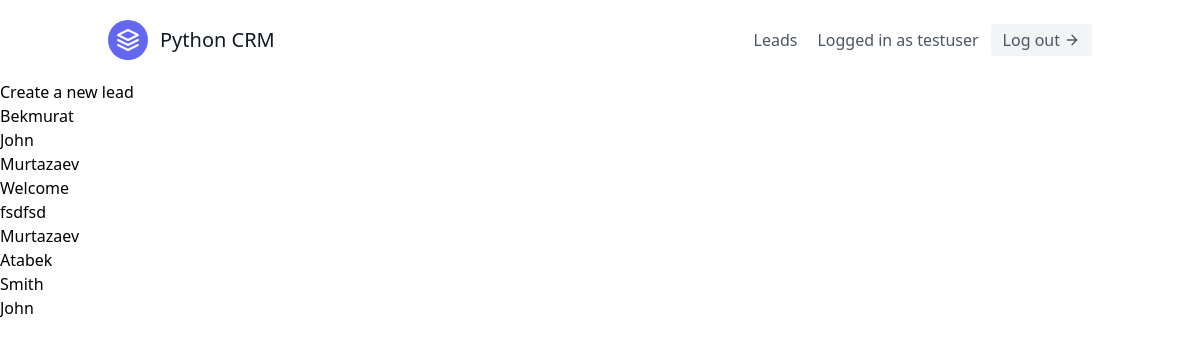
Page /leads/ (signed in) on the committed database.
### leads/models.py (models this page shows, shortened)
class User(AbstractUser):
    pass

class Leads(models.Model):
    first_name = models.CharField('Имя',max_length=20,)
    last_name  = models.CharField('Фамилия',max_length=20)
    age = models.IntegerField(default=0)
    agent = models.ForeignKey("Agent",on_delete=models.CASCADE)

### leads/views.py (the view)
# urls.py: path('', LeadListView.as_view(), name='lead_list'),
class LeadListView(LoginRequiredMixin, generic.ListView):
    template_name = 'leads/lead-list.html'
    queryset = Leads.objects.all()
    context_object_name = 'leads'
    def get_context_data(self, **kwargs):
        user = self.request.user #atabekdemurtaza
        context = super(LeadListView, self).get_context_data(**kwargs)
        return context

### leads/templates/leads/lead-list.html (shortened to what this page needs)
{% extends 'base.html' %}
{% block content %}
    <a href="{% url 'leads:lead_create' %}">
        Create a new lead
    </a>
    {% for lead in leads %}
        <p>
            <a href="{% url 'leads:lead_detail' lead.pk %}">
                {{lead.first_name}}
            </a>
        </p>
    {% endfor %}
{% endblock %}

### templates/navbar.html
<header class="text-gray-600 body-font">
    <div class="container mx-auto flex flex-wrap p-5 flex-col md:flex-row items-center">
        <a class="flex title-font font-medium items-center text-gray-900 mb-4 md:mb-0">
            <svg xmlns="http://www.w3.org/2000/svg" fill="none" stroke="currentColor" stroke-linecap="round"
                stroke-linejoin="round" stroke-width="2" class="w-10 h-10 text-white p-2 bg-indigo-500 rounded-full"
                viewBox="0 0 24 24">
                <path d="M12 2L2 7l10 5 10-5-10-5zM2 17l10 5 10-5M2 12l10 5 10-5"></path>
            </svg>
            <span class="ml-3 text-xl">Python CRM</span>
        </a>
        <nav class="md:ml-auto flex flex-wrap items-center text-base justify-center">
            {% if not request.user.is_authenticated %}
                <a class="mr-5 hover:text-blue-500" href="{% url 'login' %}">Log in</a>
                <a href="{% url 'signup' %}" class="inline-flex items-center
                bg-gray-100 border-0 py-1 px-3
                focus:outline-none hover:bg-gray-200 rounded text-base mt-4 md:mt-0">
                    Sign up
                    <svg fill="none" stroke="currentColor" stroke-linecap="round" stroke-linejoin="round" stroke-width="2"
                        class="w-4 h-4 ml-1" viewBox="0 0 24 24">
                        <path d="M5 12h14M12 5l7 7-7 7"></path>
                    </svg>
                </a>
            {% else %}
                <a href="{% url 'leads:lead_list' %}" class="mr-5 hover:text-blue-500">Leads</a>
                <p>Logged in as {{request.user.username}}</p>
                <a href="{% url 'logout' %}" class="ml-3 inline-flex items-center
                bg-gray-100 border-0 py-1 px-3
                focus:outline-none hover:bg-gray-200 rounded text-base mt-4 md:mt-0">
                    Log out
                    <svg fill="none" stroke="currentColor" stroke-linecap="round" stroke-linejoin="round" stroke-width="2"
                        class="w-4 h-4 ml-1" viewBox="0 0 24 24">
                        <path d="M5 12h14M12 5l7 7-7 7"></path>
                    </svg>
                </a>
            {% endif %}
        </nav>
    </div>
</header>

### rows in the picture
User: user.username "testuser"
Leads: first_name "Bekmurat"
Leads: first_name "John"
Leads: first_name "Murtazaev"
Leads: first_name "Welcome"
Leads: first_name "fsdfsd"
Leads: first_name "Murtazaev"
Leads: first_name "Atabek"
Leads: first_name "Smith"
Leads: first_name "John"
